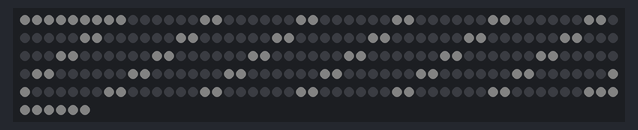
Simulated run of this program. Board: Raspberry Pi (BCM pin numbers). Shown: 256 RGB LEDs in strip order, left to right, continuing on the next row. Dim RGB values are drawn brighter than linear; random numbers come from a fixed seed.

Above: at 0.1 s.
At 3.76 s:
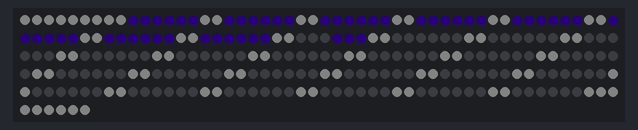
At 7.7 s:
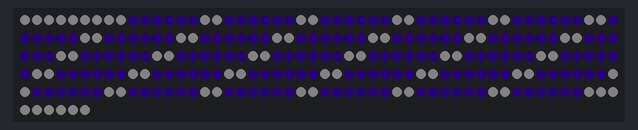
At 15.5 s:
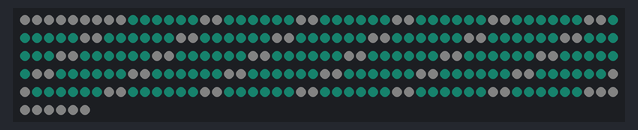
At 30.9 s:
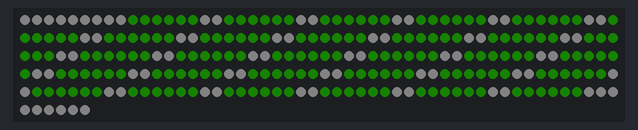
At 38.6 s:
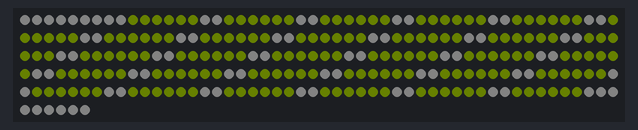

The program:

2-fill-empty.py
```python
from time import sleep
import board
import neopixel
from ledutils.tomatrix import tomatrix
from ledutils.drawframe import drawframe
pixels = neopixel.NeoPixel(board.D18, 256, brightness=0.025, auto_write=False)
from random import randint

framecolor = (255,255,255)

while True:
  drawframe(pixels,framecolor)
  sleep(2)
  fillcolor = (randint(0,255),randint(0,255),randint(0,255))
  for i in range (1,31):
    for j in range (1,7):
      pixels[tomatrix(i,j)]=fillcolor
      pixels.show()
      sleep(0.02)
  drawframe(pixels,framecolor)
  sleep(2)
  fillcolor = (randint(0,255),randint(0,255),randint(0,255))
  for i in range (1,7):
    for j in range (1,31):
      pixels[tomatrix(j,i)]=fillcolor
      pixels.show()
      sleep(0.02)
```

tomatrix.py
```python
# This function translates a set of coordinates
# (x,y) to an integer position in the LED matrix
#
# Inputs:
# x - column (0 - 31)
# y - row (0 - 7)
#
# Output:
# An nteger with the position of that LED

def tomatrix(col, row):
    return(((8 * col) + row) + (col % 2 * (7 - (2 * row))))
```

drawframe.py
```python
# This function draws a frame in the color passed as argument

def drawframe(pixels, color):
    from .tomatrix import tomatrix
    for i in range(0,32):
        pixels[tomatrix(i,0)]=color
        pixels[tomatrix(i,7)]=color
    for j in range(0,8):
        pixels[tomatrix(0,j)]=color
        pixels[tomatrix(31,j)]=color
    pixels.show()
```
